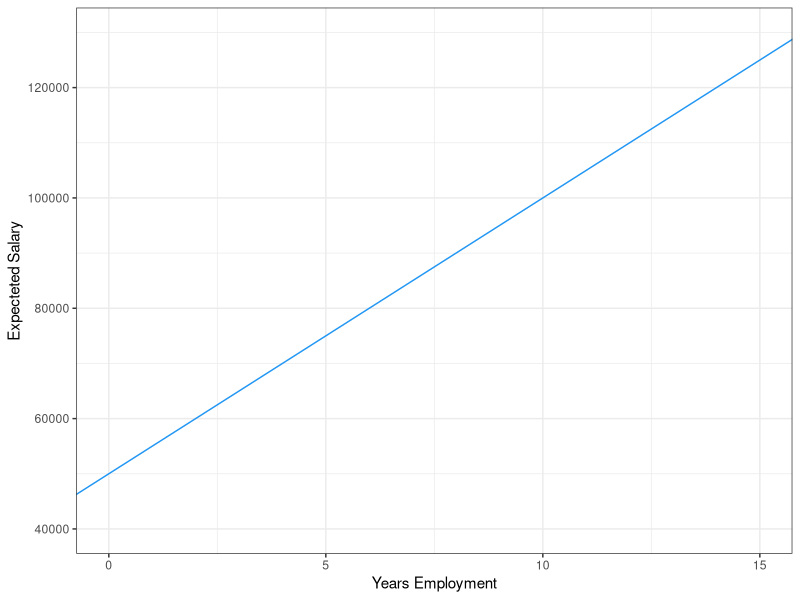
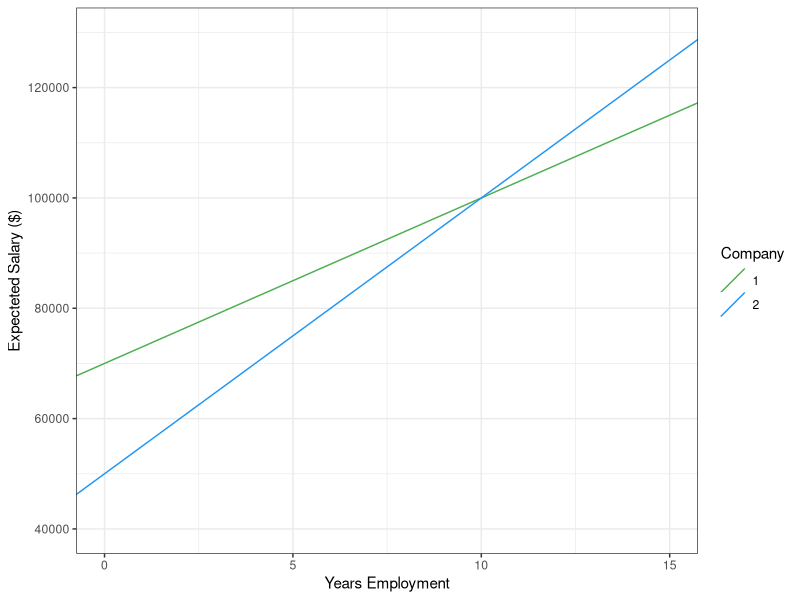
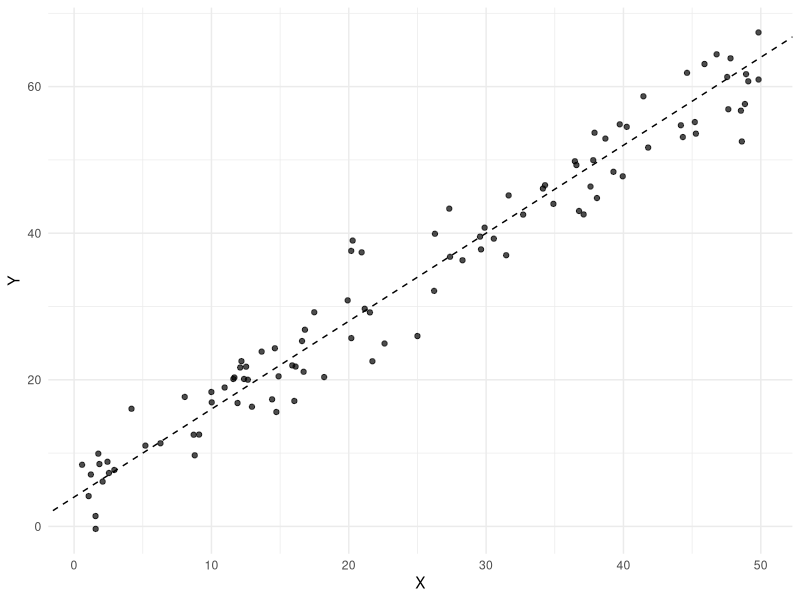

The R source for these figures, in order:
## ---- chunk 1
#| include: false
library(ggplot2)
theme_set(theme_bw())
## ---- chunk 2
#| echo: false
#| fig-cap: "test"
ggplot()+
  geom_abline(intercept=5e4, slope=5e3, colour='#2196F3')+
  lims(x=c(0,15),y=c(4e4,13e4))+
  labs(x="Years Employment", y= "Expecteted Salary")
## ---- chunk 3
#| echo: false
#| fig-cap: "Linear trend of salary and years employed at two different companies"
ggplot()+
  geom_abline(aes(intercept=7e4, slope=3e3, colour="1"))+
  geom_abline(aes(intercept=5e4, slope=5e3, colour="2"))+
  lims(x=c(0,15),y=c(4e4,13e4))+
  labs(x="Years Employment",
       y= "Expecteted Salary ($)",
       colour="Company")+
  scale_color_manual(values= c("1"="#4CAF50","2"='#2196F3'))
## ---- chunk 4
50000+(5000*10)
## ---- chunk 5
pnorm(11e4,1e5, 4e3, lower.tail = FALSE)
## ---- chunk 6
n <- 100
X <- runif(n=100, min=0, max= 50)
head(X)
## ---- chunk 7
alpha <- 4
beta <- 1.2
sigma <- 4

simple_linear_model <- function(X, alpha, beta, sigma) {
  mu <- alpha + (beta * X) 
  mu + rnorm(length(X), mean = 0, sd = sigma)
}
## ---- chunk 8
Y <- simple_linear_model(X, alpha, beta, sigma)
head(Y)
## ---- chunk 9
#| echo: false
#| label: fig-plot
#| fig-cap: "Data generated from the simple linear model $Y=4+1.2\\times X + \\varepsilon$, with $\\varepsilon\\sim N(0,16)$. Dashed line shows E[Y|X] = α + βX"

library(ggplot2)

df <- data.frame(X = X, Y = Y)

ggplot(df, aes(X, Y)) +
  geom_point(alpha = 0.7) +
  geom_abline(intercept = alpha, slope = beta, linetype = "dashed") +
  labs(x = "X", y = "Y") +
  theme_minimal()
